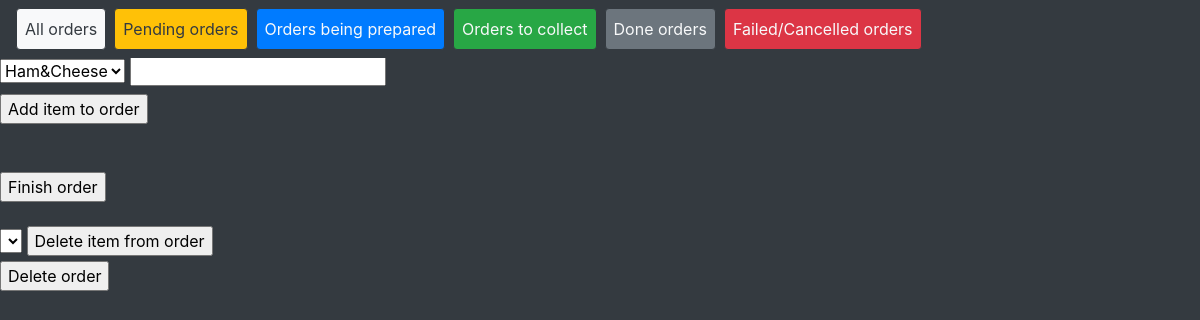
Page /ordersys/orders/create/ (signed in) on the earlier database version.
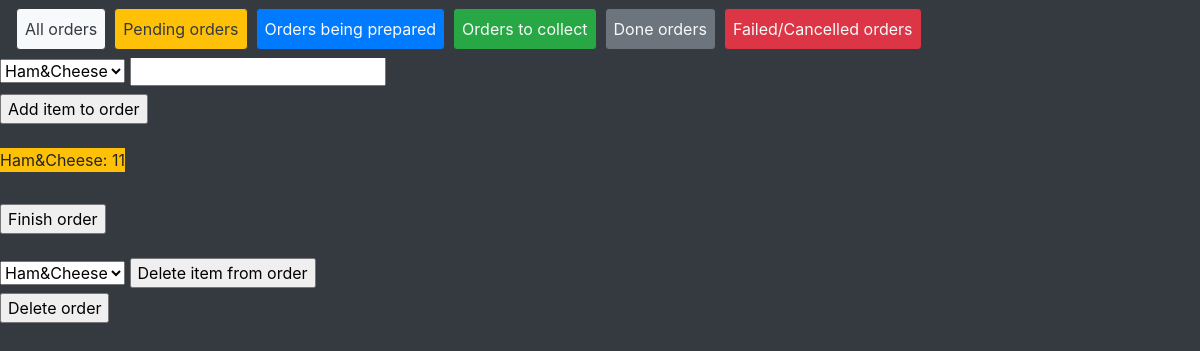
Same page on the later database version.
### ordersys/models.py (models this page shows)
class TempOrder(models.Model):
    product = models.ForeignKey(Product, on_delete=models.CASCADE)
    amount_of_product = models.PositiveIntegerField()

class Product(models.Model):
    name = models.CharField(max_length=32)
    recipe = models.ManyToManyField(Ingredient, through='IngredientAmount')
    def __str__(self):
        return self.name

### ordersys/views.py (the view, shortened to what this page needs)
# urls.py: path('orders/create/', views.CreateOrderView.as_view(), name='create'),
class CreateOrderView(LoginRequiredMixin, generic.CreateView):
    login_url = '/ordersys/login/'
    template_name = 'ordersys/create_order.html'
    model = OrderCreationForm
    fields = ['product', 'amount']
    def get(self, request):
        context = {
            'creation_form': OrderCreationForm(),
            'temp_order': TempOrder.objects.all(),
            }
        return render(request, self.template_name, context)

### ordersys/forms.py
class OrderCreationForm(forms.ModelForm):
    product = forms.ModelChoiceField(queryset=Product.objects.all(), empty_label=None, required=False)
    amount = forms.IntegerField(required=False)
    to_delete = forms.ModelChoiceField(queryset=Product.objects.filter(id__in=TempOrder.objects.values('product')), empty_label=None, required=False)
    class Meta:
        model = ProductAmount
        fields = ('product', 'amount')

### ordersys/templates/ordersys/create_order.html (shortened to what this page needs)
{% extends 'ordersys/base.html'%}
{% block content %}
<form method="POST">
        <label>
            {{creation_form.product}} {{creation_form.amount}}
        </label>
        <br>
    <input type="submit" name="Add" value="Add item to order">
    <br>
    <br>
    {% for item in temp_order %}
        <label class="bg-warning">
            {{item.product}}: {{item.amount_of_product}}
        </label>
        <br>
    {% endfor %}
    <br>
    <input type="submit" name="Finish" value="Finish order">
    <br>
    <br>
        <label>
            {{creation_form.to_delete}}
        </label>
        <input type="submit" name="Delete Item" value="Delete item from order">
    <br>
    <input type="submit" name="Delete" value="Delete order">
</form>
{% endblock %}

Differences in the rows shown:
added TempOrder: product "Ham&Cheese", amount_of_product "11"
Other differences:
form field to_delete: (not shown) → "Ham&Cheese"
